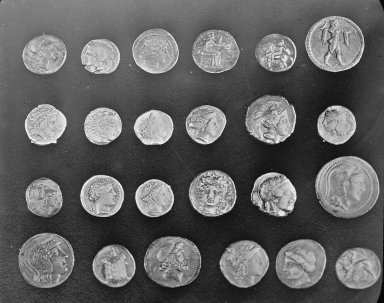
#> input picture skimage.data.coins(), 384 x 303 px
$ jupyter execute DIP_Resource.ipynb   (shell and % lines are left out)
#> lines starting #> are read from the running program, lines starting #| are printed output that depends on the picture
[cell 1]
import matplotlib.pyplot as plt

from skimage import data,filters

image = data.coins()   # ... or any other NumPy array!
#> image is the input picture: shape (303, 384); min 1, max 252, mean 96.9
edges = filters.sobel(image)
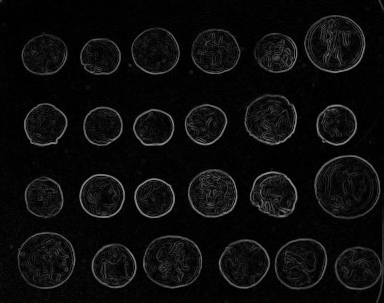
#> edges: shape (303, 384) float64; min 0, max 0.59, mean 0.0492
plt.imshow(edges, cmap='gray')

[cell 2]
import numpy as np
import cv2
import matplotlib.pyplot as plt

[cell 3]
# read the image and get it in matrix form for futher manipulation using imread function

img_raw = cv2.imread("/content/brainmrig.jpg")
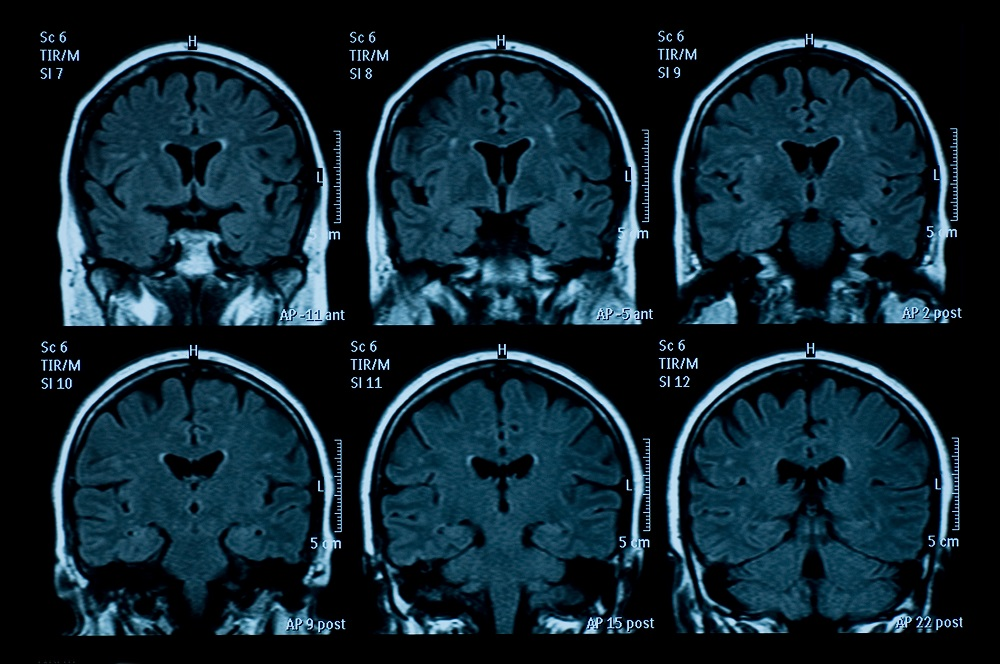
#> input picture brainmrig.jpg, 1000 x 664 px, found by its file name
#> img_raw is the input picture: shape (664, 1000, 3); mean B, G, R 49.2, 38.2, 17.8

[cell 4]
#The first thing that must have come to your mind will why converting image from BGR to RGB.
img = cv2.cvtColor(img_raw, cv2.COLOR_BGR2RGB)
plt.imshow(img)

[cell 5]
#Image negative we use outputImage = cv2.bitwise_not(source_image)

Imagem = cv2.bitwise_not(img)
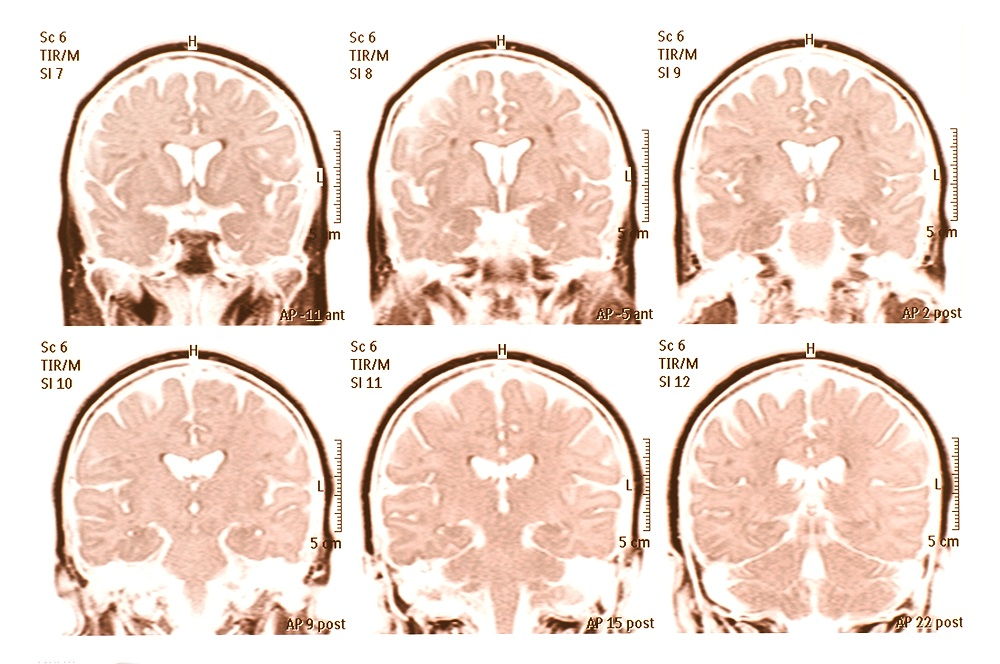
#> Imagem: shape (664, 1000, 3); mean R, G, B 237.2, 216.8, 205.8
plt.imshow(Imagem)

[cell 6]
#Log transformation function

#Output_image = 𝑐 log(1+input_image) where c is a constant mostly 1

s_img = cv2.imread("/content/brainmrig.jpg")

img = cv2.cvtColor(s_img, cv2.COLOR_BGR2RGB)

plt.imshow(s_img)

[cell 7]
#lets apply the log transformation function to see the change in the image.

img_1 = np.uint8(np.log1p(s_img))

[cell 8]
#In this line of code, np.uint8 is used to convert all the array elements into unsingned 8-bit integer.
#Then np.log1p is used for log transformation 1p means that (1 + source_img)

thresh = 1
img_2 = cv2.threshold(img_1,thresh,255,cv2.THRESH_BINARY)[1]
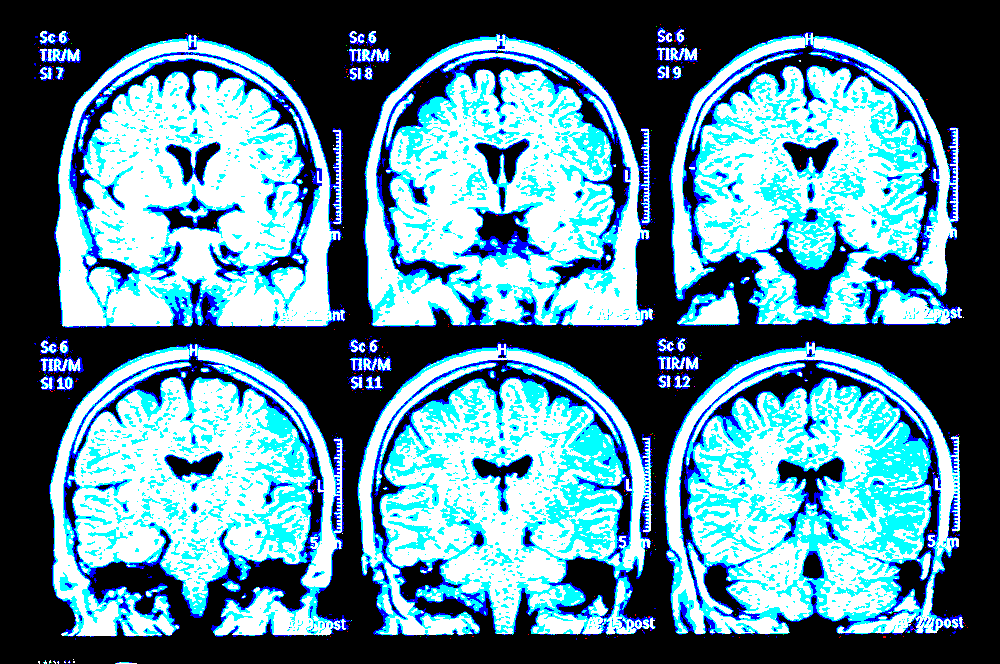
#> img_2: shape (664, 1000, 3); mean B, G, R 148.3, 132.4, 91.9

[cell 9]
#This function is used to convert the imgage into a binary image.

plt.imshow(img_2)

[cell 10]
#Power law or gamma transformation

#output_img = c(input_img)^ϒ
 #where gamma = 1 and value of gamma between 0 and 1 .

gamma = 1
img_2 = np.power(img,gamma)
plt.imshow(img_2,cmap='gray')

[cell 11]
gamma = 0.2
img_2 = np.power(img,gamma)
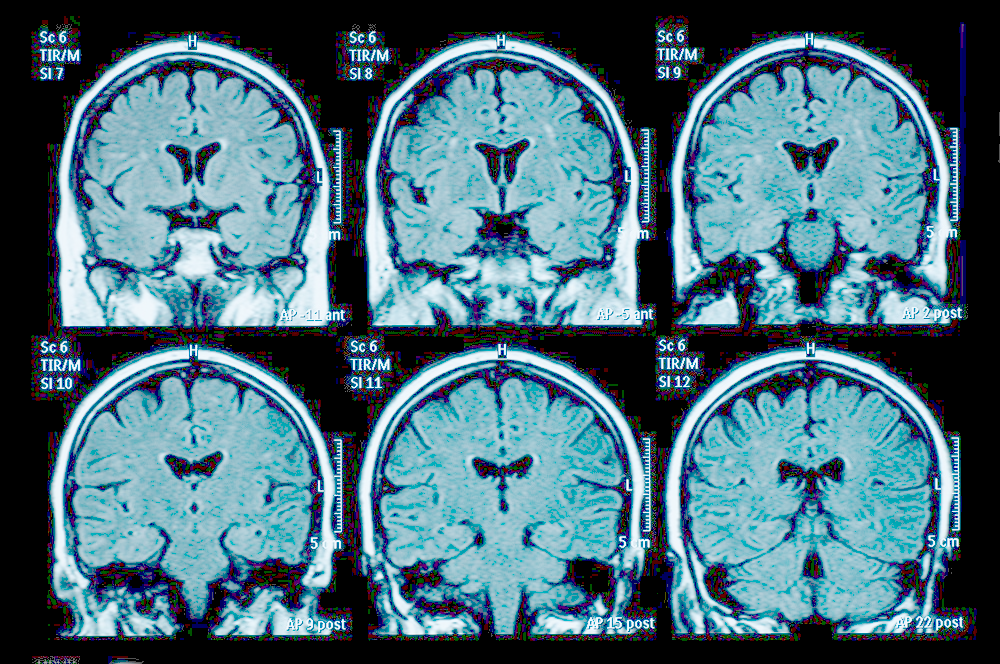
#> img_2: shape (664, 1000, 3) float64; mean R, G, B 0.907, 1.3, 1.47; drawn with min black and max white
plt.imshow(img_2,cmap='gray')
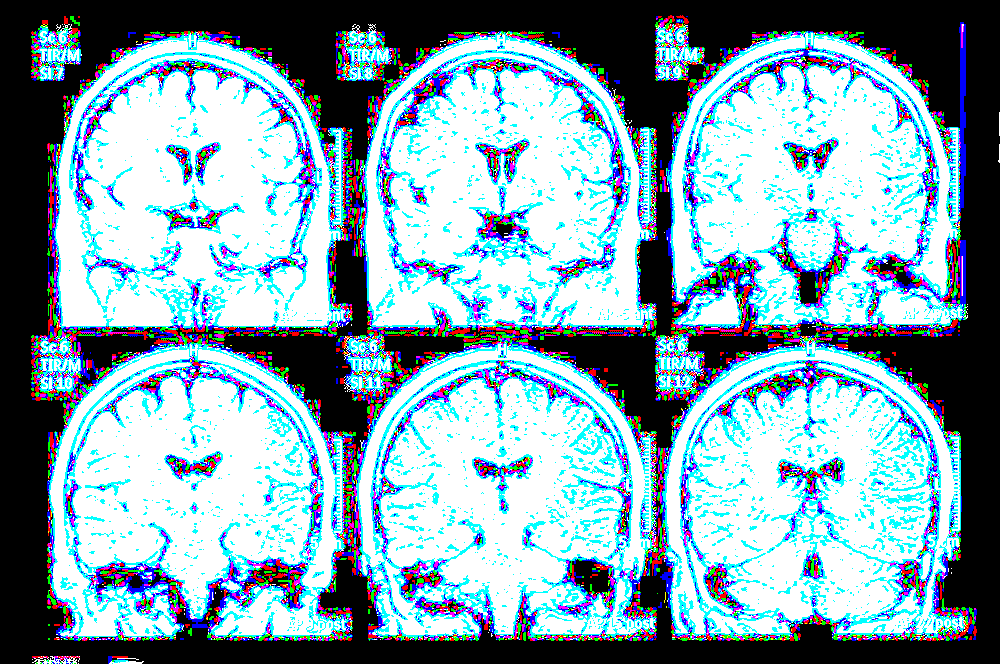
#> shown: shape (664, 1000, 3) float64; mean R, G, B 0.517, 0.626, 0.676

[cell 12]
gamma = 0.6
img_2 = np.power(img,gamma)
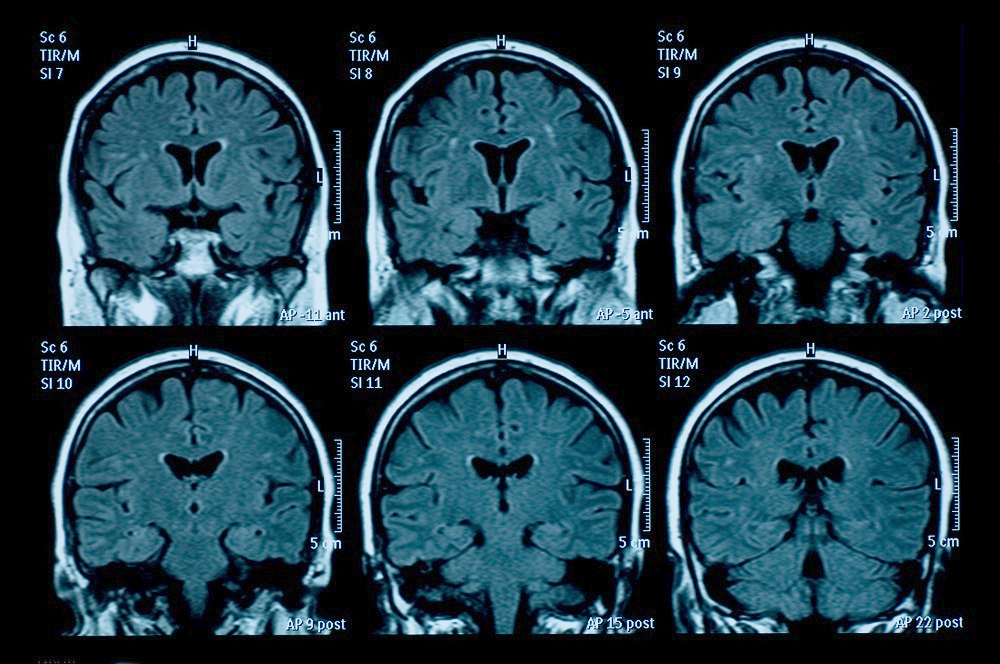
#> img_2: shape (664, 1000, 3) float64; mean R, G, B 3.5, 6.6, 8; drawn with min black and max white
plt.imshow(img_2,cmap='gray')

[cell 13]
gamma = 0.8
img_2 = np.power(img,gamma)
plt.imshow(img_2,cmap='gray')
